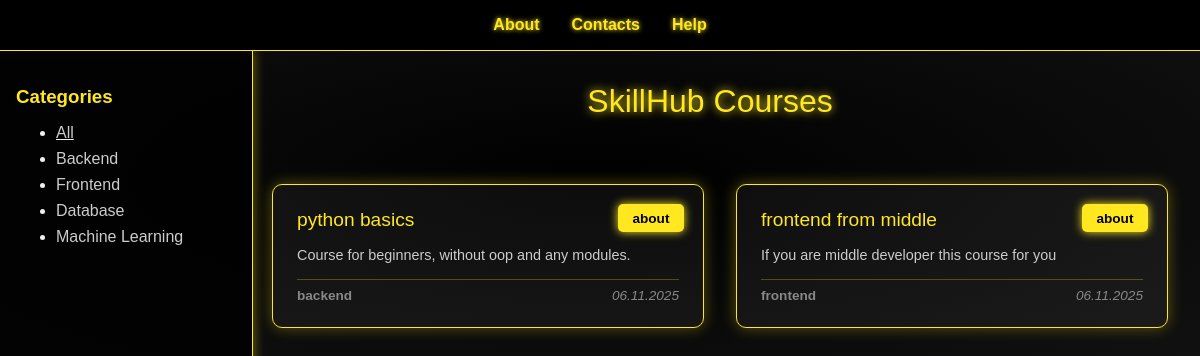
Before: / with the older database file.
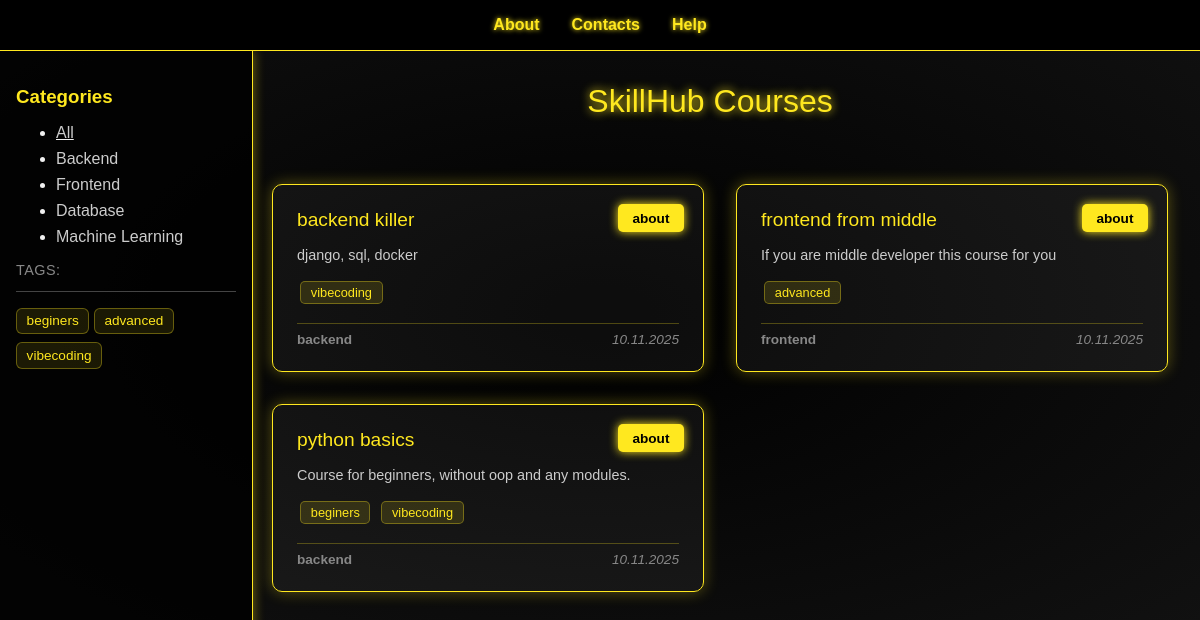
After: the same page with the newer database file.
### courses/models.py (models this page shows, shortened)
class Category(models.Model):
    name = models.CharField(max_length=100, db_index=True)
    slug = models.SlugField(max_length=100, unique=True, db_index=True)
    objects = models.Manager()
    published = PublishedManager()
    class Meta:
        verbose_name_plural = 'Categories'
    def get_absolute_url(self):
        return reverse('category', kwargs={'category_slug': self.slug})

class Course(models.Model):
    class Status(models.IntegerChoices):
        DRAFT = 0, 'Draft'
        PUBLISHED = 1, 'Published'
    title = models.CharField(max_length=100)
    slug = models.SlugField(max_length=100, unique=True, db_index=True)
    description = models.TextField()
    price = models.DecimalField(max_digits=10, decimal_places=2)
    created = models.DateTimeField(auto_now_add=True)
    updated = models.DateTimeField(auto_now=True)
    category = models.ForeignKey(Category, on_delete=models.PROTECT, related_name='courses')
    is_published = models.BooleanField(choices=Status.choices, default=Status.DRAFT)
    tags = models.ManyToManyField('TagCourse', blank=True, related_name='courses')
    objects = models.Manager()
    published = PublishedManager()
    class Meta:
        ordering = ['-updated']
        indexes = [
            models.Index(fields=['-updated']),
        ]
    def get_absolute_url(self):
        return reverse('course', kwargs={'course_slug': self.slug})

class TagCourse(models.Model):
    tag = models.CharField(max_length=100, db_index=True)
    slug = models.SlugField(max_length=100, unique=True, db_index=True)
    def get_absolute_url(self):
        return reverse('tag', kwargs={'tag_slug': self.slug})

### courses/views.py (the view)
# urls.py: path('', views.index, name='index'),
def index(request):
    courses = Course.published.all()
    cats = Category.objects.all()
    context = {'courses': courses, 'title': 'SkillHub Courses', 'cats': cats, 'selected_cat': 0}
    return render(request, 'courses/index.html', context)

### courses/models.py (called while the page is built)
    def get_queryset(self):
        return super().get_queryset().filter(is_published=Course.Status.PUBLISHED)

### courses/templatetags/courses_tags.py (called while the page is built)
@register.simple_tag()
def count_courses_by_category(category):
    if not category:
        return len(Course.published.all())
    return len(Course.published.filter(category=Category.objects.get(slug=category)))

@register.inclusion_tag('courses/navbar.html')
def show_navbar(selected_cat=0):
    cats = Category.objects.all()
    return {'cats': cats, 'selected_cat': selected_cat}

@register.inclusion_tag('courses/tagsbar.html')
def show_tagsbar():
    tags = TagCourse.objects.all()
    return {'tags': tags}

### courses/templates/courses/index.html (shortened to what this page needs)
{% extends 'base.html' %}
{% load courses_tags %}
{% block content %}
<nav class="top-nav">
    <a href="#">About</a>
    <a href="#">Contacts</a>
    <a href="#">Help</a>
</nav>
<aside class="side-nav">
    {% show_navbar selected_cat %}
    {% show_tagsbar %}
</aside>
<header>SkillHub Courses</header>
    <section class="course-grid">
    {% count_courses_by_category selected_cat as courses_count %}
    {% if courses_count == 0 %}
        <div class="course-card">
            <div class="course-title">There are not available courses</div>
        </div>
    {% else %}
    {% for course in courses %}
        <div class="course-card">
            <div class="course-title">{{ course.title }}</div>
            <div class="course-description">{{ course.description|linebreaks|truncatewords:15 }}</div>
            <a href="{{ course.get_absolute_url }}" class="btn">about</a>
            <div class="tags">
                {% for tag in course.tags.all %}
                    <a href="{{ tag.get_absolute_url }}" class="tag">{{ tag.tag }}</a>
                {% endfor %}
            </div>
            <div class="course-footer">
                <p class="topic">{{ course.category.name }}</p>
                <p class="date">{{ course.updated|date:"d.m.Y" }}</p>
            </div>
        </div>
    {% endfor %}
    {% endif %}
    </section>
{% endblock %}

### templates/base.html (shortened to what this page needs)
{% load static %}
<!DOCTYPE html>
<html lang="en">
<head>
    <link rel="stylesheet" href="{% static 'courses/css/style.css' %}">
</head>
<body>
{% block content %}
{% endblock %}
</body>
</html>

### courses/templates/courses/navbar.html (shortened to what this page needs)
        <h3>Categories</h3>
    <ul>
        <li class="{% if selected_cat == 0 %}selected{% endif %}"><a href="{% url 'index' %}">All</a></li>
        {% for cat in cats %}
        <li class="{% if cat.slug == selected_cat %}selected{% endif %}">
        <a href="{{ cat.get_absolute_url }}">{{ cat.name|title }}</a></li>
        {% endfor %}
    </ul>

### courses/templates/courses/tagsbar.html
{% if tags %}
<p class="tagsbar-title">Tags:</p>
<ul class="tagsbar">
    {% for i in tags %}
    <li><a href="{{ i.get_absolute_url }}">{{ i.tag }}</a></li>
    {% endfor %}
</ul>
{% endif %}

### courses/static/courses/css/style.css (style rules this page uses)
body { margin: 0; font-family: 'Orbitron', sans-serif; background: radial-gradient(ellipse at center, #000 0%, #111 100%); color: #f0f0f0; overflow-x: hidden; }
.top-nav { display: flex; justify-content: center; background-color: #000; border-bottom: 1px solid #ffe81f; padding: 1rem; position: sticky; top: 0; z-index: 1000; }
.top-nav a { margin: 0 1rem; color: #ffe81f; text-decoration: none; font-weight: bold; text-shadow: 0 0 5px #ffe81f; }
.side-nav { position: fixed; left: 0; width: 220px; background-color: rgba(0, 0, 0, 0.8); border-right: 1px solid #ffe81f; padding: 1rem; height: calc(100% - 4rem); box-shadow: 2px 0 10px #ffe81f55; }
.side-nav h3 { color: #ffe81f; margin-bottom: 1rem; }
.side-nav a { display: block; margin-bottom: 0.5rem; color: #ccc; text-decoration: none; }
header { text-align: center; padding: 2rem; font-size: 2rem; color: #ffe81f; text-shadow: 0 0 10px #ffe81f; margin-left: 220px; }
.course-grid { display: grid; grid-template-columns: repeat(auto-fit, minmax(280px, 1fr)); gap: 2rem; padding: 2rem; margin-left: 240px; }
.course-card { background: rgba(255, 255, 255, 0.05); border: 1px solid #ffe81f; border-radius: 10px; padding: 1.5rem; box-shadow: 0 0 15px #ffe81f55; transition: transform 0.3s; }
.course-title { font-size: 1.2rem; color: #ffe81f; margin-bottom: 1rem; }
.course-description { font-size: 0.9rem; color: #ccc; }
.btn { display: inline-block; margin-top: 1rem; padding: 0.5rem 1rem; background: #ffe81f; color: #000; text-decoration: none; border-radius: 5px; font-weight: bold; box-shadow: 0 0 10px #ffe81f; }
.selected { text-decoration: underline; }
.course-footer { display: flex; justify-content: space-between; align-items: center; margin-top: 1rem; border-top: 1px solid #ffe81f44; padding-top: 0.5rem; font-size: 0.85rem; color: #bbb; }
.course-footer p { margin: 0; }
.course-footer .topic { color: #888; font-weight: 600; }
.course-footer .date { color: #888; font-style: italic; }
.course-card { position: relative; }
.course-card .btn { position: absolute; top: 1.2rem; right: 1.2rem; margin: 0; padding: 0.4rem 0.9rem; font-size: 0.85rem; box-shadow: 0 0 10px #ffe81f; transition: all 0.2s ease-in-out; }
.tag { display: inline-block; background: #ffe81f22; border: 1px solid #ffe81f55; color: #ffe81f; padding: 0.2rem 0.6rem; margin: 0.2rem; border-radius: 5px; font-size: 0.8rem; text-decoration: none; transition: 0.2s; }
.tagsbar { margin-top: 2rem; padding-top: 1rem; border-top: 1px solid #ffe81f55; list-style: none; padding-left: 0; }
.tagsbar-title { color: #ffe81f; font-weight: bold; margin-bottom: 0.8rem; text-transform: uppercase; font-size: 1rem; }
.tagsbar li { margin-bottom: 0.5rem; }
.tagsbar a { display: block; background: rgba(255, 232, 31, 0.1); border: 1px solid #ffe81f55; color: #ffe81f; padding: 0.4rem 0.6rem; border-radius: 6px; text-decoration: none; font-size: 0.9rem; transition: all 0.2s ease; }
.tagsbar { margin-top: 0rem; padding-top: 1rem; border-top: 1px solid #444; list-style: none; padding-left: 0; }
.tagsbar-title { color: #888; font-weight: 500; margin-bottom: 0.8rem; font-size: 0.9rem; letter-spacing: 0.5px; }
.tagsbar li { display: inline-block; margin: 0 0rem 0rem 0; }
.tagsbar a { display: inline-block; background: rgba(255, 232, 31, 0.1); border: 1px solid #ffe81f55; color: #ffe81f; padding: 0.3rem 0.6rem; border-radius: 6px; text-decoration: none; font-size: 0.85rem; transition: all 0.2s ease; }

Changed rows visible on the page:
added TagCourse: tag "beginers"
added TagCourse: tag "advanced"
added TagCourse: tag "vibecoding"
now on this page (row edited): Course: title "backend killer", description "django, sql, docker", category.name "backend", updated "10.11.2025"
changed Course "frontend from middle": updated "06.11.2025" → "10.11.2025"; moves up the list
changed Course "python basics": updated "06.11.2025" → "10.11.2025"
Other visible differences:
text now shown: "TAGS:"
